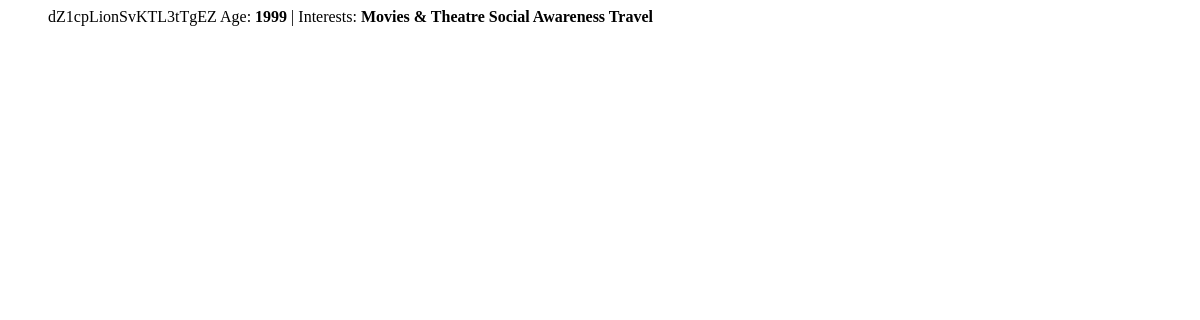
/popclick/profiles/, run on an earlier commit of the app's database.
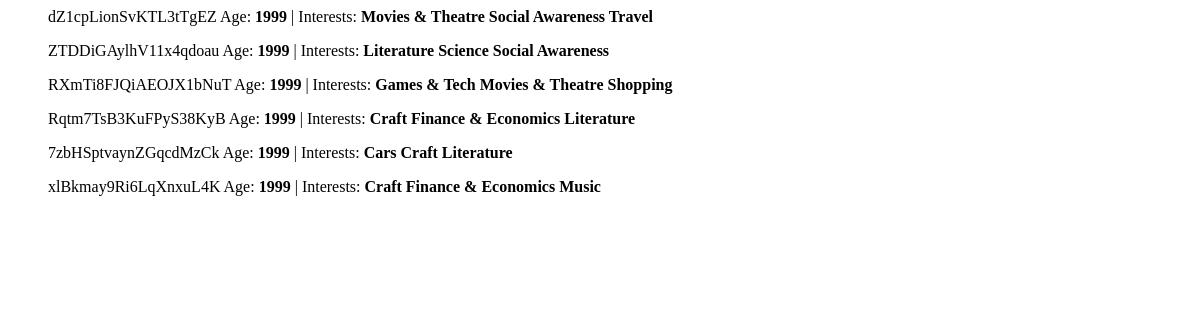
And on a later commit of the database.
### popclick/models.py (models this page shows, shortened)
class Profile(models.Model):
    age = models.IntegerField(default=0)
    token = models.CharField(unique=True, max_length=200)
    logtime = models.DateTimeField(auto_now=True)
    gender = models.CharField(max_length=20, default=None)
    interests = models.ManyToManyField(Interest, through='ProfileInterest')
    activated = models.BooleanField(default=False)
    created_at = models.DateTimeField(auto_now_add=True)
    updated_at = models.DateTimeField(auto_now=True)

class Interest(models.Model):
    name = models.CharField(max_length=200, primary_key=True)

### popclick/views.py (the view)
def profiles(request):
    profiles = Profile.objects.all()
    interests = Interest.objects.all()
    profile_interests = {}
    for each_prof in profiles:
        curr_interests = each_prof.interests.all()
        curr_int_names = []
        for each_int in curr_interests:
            curr_int_names.append(each_int.name)
        profile_interests[each_prof.token] = curr_int_names
    context = { 'profile_interests': profile_interests, 'profiles': profiles, 'interests': interests}
    return render(request, 'profiles.html', context)

### popclick/templates/profiles.html
{% for profile in profiles %}
<ul>
	<il>{{ profile.token }}</il>
	<il>Age: <b>{{ profile.age }}</b></il>
	|
	<il>Interests: {% for pr, v in profile_interests.items %}
			{% if pr == profile.token %}
				<b>{% for i in v %}
					{{ i }}
				{% endfor %}</b>
			{% endif %}
		{% endfor %}
	</il>
</ul>
{% endfor %}

What changed in the data, as far as the page shows it:
added Profile: token "ZTDDiGAylhV11x4qdoau", age "1999", v "Social Awareness"
added Interest: v "Literature" "Literature" "Literature"
added Interest: v "Science"
added Profile: token "RXmTi8FJQiAEOJX1bNuT", age "1999", v "Movies & Theatre"
added Interest: v "Games & Tech"
added Interest: v "Shopping"
added Profile: token "Rqtm7TsB3KuFPyS38KyB", age "1999"
added Interest: v "Craft" "Craft" "Craft"
added Interest: v "Finance & Economics" "Finance & Economics"
added Profile: token "7zbHSptvaynZGqcdMzCk", age "1999"
added Interest: v "Cars"
added Profile: token "xlBkmay9Ri6LqXnxuL4K", age "1999"
added Interest: v "Music"
